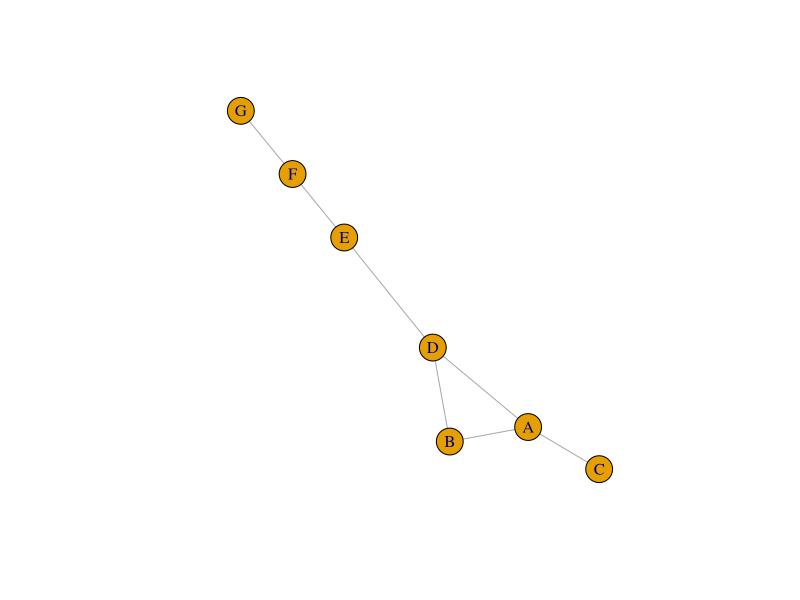
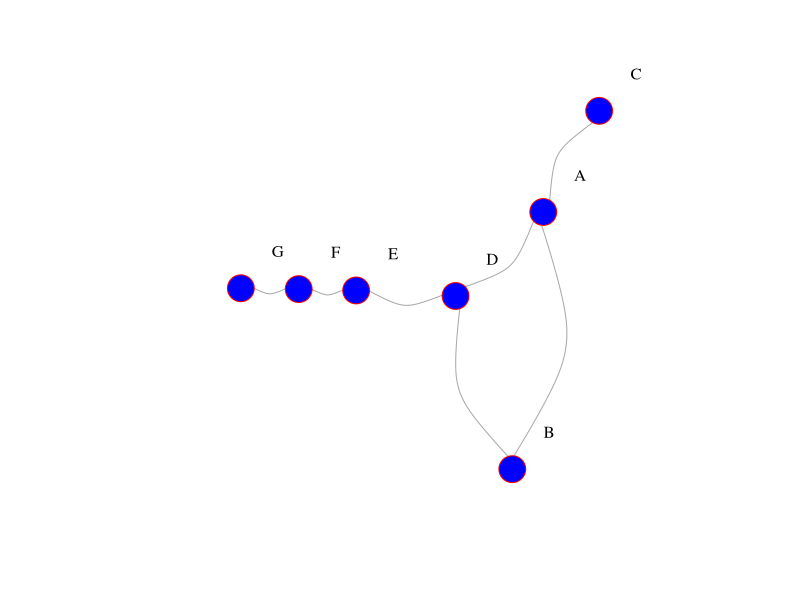
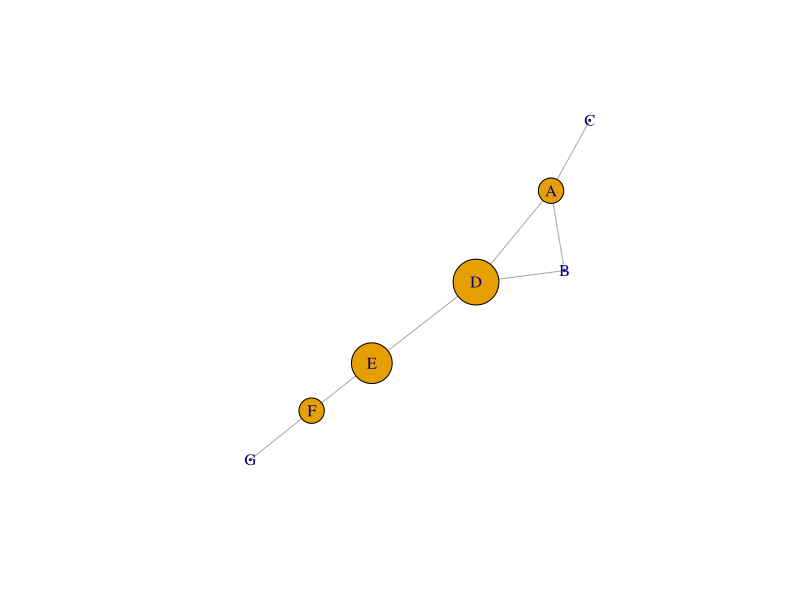
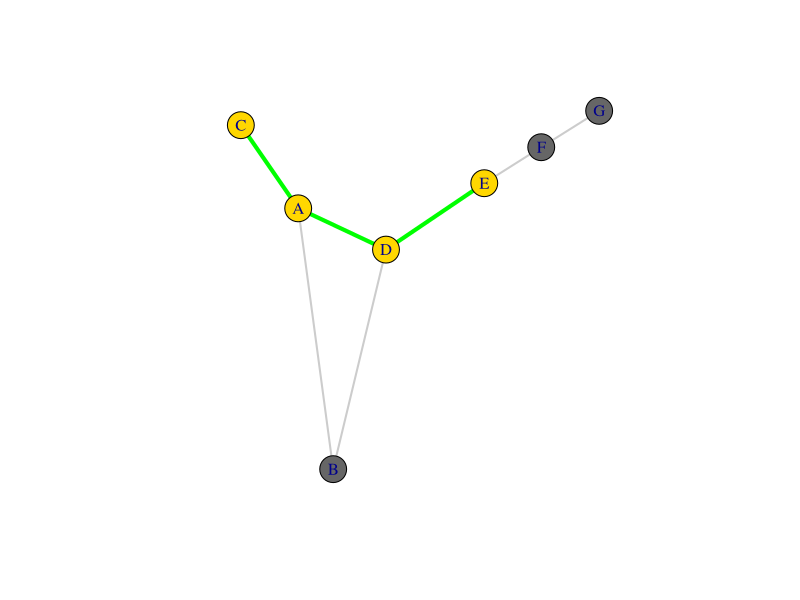

The R script that drew these images, in order:
library(igraph)

exercicio <- graph(edges = c("A","B",  "A","C", "A","D", "B","D", "D","E", "E","F", "F","G"), directed = F)

#carregue os pesos dos links conforme desenho que fizemos
E(exercicio)$weight  <- c(1,2,1,1,1,3,2)

# observando os atributos carregados
exercicio

#######################
# Plotando  meu grafo #
#######################
plot(exercicio)

# faca um grafico com nos de cor azul e bordas rosas, com links curvados, labels escritas em preto 

plot(exercicio, vertex.color="blue", vertex.size=15, 
     vertex.frame.color="red", vertex.label.color="black", 
     vertex.label.cex=1, vertex.label.dist=4, edge.curved=0.5) 

#############################################################################
# Extraia todas as metricas e verifique se batem com as que calculou na mao #
#############################################################################

### metricas da rede (geral)
#densidade do grafo
edge_density(exercicio)

#diametro da rede
diameter(exercicio)

#raio da rede
radius(exercicio)

#comprimeiro medio do caminho
mean_distance(exercicio)

### metrica dos nos (vertices)

# degree
degree(exercicio)

# degree ponderado
strength(exercicio, weights= E(exercicio)$weight)

# clustering coeficient
transitivity(exercicio, type = "local")

#closeness sem peso
closeness(exercicio, mode="all", weights=NA, normalized=T) 

#closeness com peso
closeness(exercicio, mode="all", normalized=T, weights= E(exercicio)$weight)  #o default eh normalized=F

# betweeness sem levar o peso em consideraao
betweenness(exercicio, directed=F, weights=NA)

# betweeness levando o peso em consideracao
betweenness(exercicio, directed=F, weights= E(exercicio)$weight)

# excentricidade
eccentricity(exercicio)

# quais nos sao pontes?
articulation.points(exercicio)

# plotar o grafo aumentando o tamanho dos nos a partir do betweenneess
bt_nos <- betweenness(exercicio, directed=F, weights= E(exercicio)$weight)
plot(exercicio, vertex.size=bt_nos*3) 

### crie um data frame com todas as medidas calculadas e transforme ele em um data frame

V(exercicio)$degree <- degree(exercicio)
V(exercicio)$degree_ponderado <- strength(exercicio, weights= E(exercicio)$weight)
V(exercicio)$cc <- transitivity(exercicio, type = "local")
V(exercicio)$closeness_sp <- closeness(exercicio, mode="all", weights=NA, normalized=T) 
V(exercicio)$closeness_cp <- closeness(exercicio, mode="all", weights= E(exercicio)$weight, normalized=T) 
V(exercicio)$betweenneess_sp <- betweenness(exercicio, directed=F, weights=NA)
V(exercicio)$betweenneess_cp <-betweenness(exercicio, directed=F, weights= E(exercicio)$weight)
V(exercicio)$excentricidade <-eccentricity(exercicio)
V(exercicio)$bridge <- 0
V(exercicio)$bridge[ articulation_points(exercicio) ] <- 1

tabela_nos_exercicio <- as_data_frame(exercicio, what="vertices")

# desenhe o grafo, destacando o caminho mais curto entre o no C e E

# tamanho das distancias mais curtas entre nos
distances(exercicio, weights=E(exercicio)$weight) # ignora pesos, caso os tenha

#desenhando distancias entre dois pontos (que eu especifico) - olha que animal
caminho_curto <- shortest_paths(exercicio, 
                                from = V(exercicio)[name=="C"], 
                                to  = V(exercicio)[name=="E"],
                                output = "both", weights=E(exercicio)$weight) # both representa n?s e links

# Gerando a variavel de cor da borda para tracar o caminho mais curto:
ecol <- rep("gray80", ecount(exercicio))
ecol[unlist(caminho_curto$epath)] <- "green"

# Gerando variavel de largura do link  para plotar o caminho mais curto:
ew <- rep(2, ecount(exercicio))
ew[unlist(caminho_curto$epath)] <- 4

# Gerando variavel de cor do no para plotar o caminho mais curto:
vcol <- rep("gray40", vcount(exercicio))
vcol[unlist(caminho_curto$vpath)] <- "gold"

# agora plotando com as marcacoes geradas
plot(exercicio, vertex.color=vcol, edge.color=ecol, edge.width=ew)
